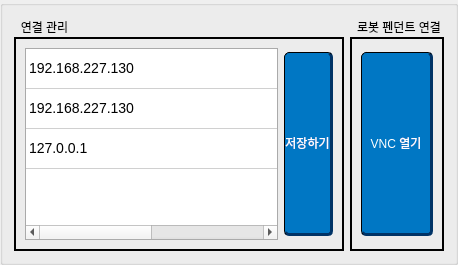
            <widget class="QGroupBox" name="groupBox_6">
             <property name="title">
              <string/>
             </property>
             <layout class="QGridLayout" name="gridLayout_13" columnstretch="7,2">
              <item row="0" column="0">
               <widget class="QGroupBox" name="groupBox_7">
                <property name="sizePolicy">
                 <sizepolicy hsizetype="Expanding" vsizetype="Expanding">
                  <horstretch>1</horstretch>
                  <verstretch>1</verstretch>
                 </sizepolicy>
                </property>
                <property name="styleSheet">
                 <string notr="true">QGroupBox {
	color: rgb(0, 0, 0);
	font: bold 16pt &quot;Arial&quot;;
	border: 2px solid rgb(0, 0, 0);
	margin-top: 20px;
}
QGroupBox::title {
    subcontrol-origin: margin;
    padding: 3px 15px 0 5px;
}</string>
                </property>
                <property name="title">
                 <string>연결 관리</string>
                </property>
                <layout class="QGridLayout" name="gridLayout_14" columnstretch="6,0">
                 <item row="0" column="1">
                  <widget class="QPushButton" name="ip_save_button">
                   <property name="sizePolicy">
                    <sizepolicy hsizetype="Expanding" vsizetype="Expanding">
                     <horstretch>1</horstretch>
                     <verstretch>1</verstretch>
                    </sizepolicy>
                   </property>
                   <property name="minimumSize">
                    <size>
                     <width>0</width>
                     <height>0</height>
                    </size>
                   </property>
                   <property name="styleSheet">
                    <string notr="true">#ip_save_button {
	color: rgb(255, 255, 255);
	background-color: rgb(0, 119, 196);
	font: bold 16pt &quot;Arial&quot;;
	border: 1px solid rgb(0, 0, 0);
	border-radius: 5px;
	border-bottom: 3px solid #003366;
	border-right: 3px solid #003366;
	margin-top: 4px;                 
	margin-bottom: 4px;
}
#ip_save_button:hover {
	background-color: #006CC1;
	border-radius: 5px;
	border-bottom: 3px solid #003366;
	border-right: 3px solid #003366;
	margin-top: 4px;                 
	margin-bottom: 4px;
}
#ip_save_button:pressed {
	background-color: #005a9e;
	border-radius: 5px;
	border-top: 1px solid #003366;
	border-left: 1px solid #003366;
	margin-top: 6px;
	margin-bottom: 6px;
}</string>
                   </property>
                   <property name="text">
                    <string>저장하기</string>
                   </property>
                  </widget>
                 </item>
                 <item row="0" column="0">
                  <widget class="QTableWidget" name="ip_table">
                   <property name="sizePolicy">
                    <sizepolicy hsizetype="Expanding" vsizetype="Expanding">
                     <horstretch>1</horstretch>
                     <verstretch>1</verstretch>
                    </sizepolicy>
                   </property>
                   <property name="styleSheet">
                    <string notr="true">/* 1. 테이블 전체 설정 */
QTableWidget {
    background-color: #FFFFFF;      /* 배경 흰색 */
    gridline-color: #D0D0D0;        /* 격자선 색상 (연한 회색) */
    border: 1px solid #AAAAAA;      /* 전체 테두리 */
    selection-background-color: #0078D7; /* 선택 시 파란색 배경 */
    selection-color: #FFFFFF;       /* 선택 시 흰색 글자 */
    font-size: 14px;                /* 글자 크기 */
}

/* 2. 헤더 (맨 윗줄 제목 칸) */
QHeaderView::section {
    background-color: #F0F0F0;      /* 헤더 배경 (아주 연한 회색) */
    color: #000000;                 /* 헤더 글자 검정 */
    padding: 5px;                   /* 내부 여백 */
    border: 1px solid #D0D0D0;      /* 헤더 칸 구분선 */
    border-bottom: 2px solid #888888; /* 헤더 아래쪽만 진하게 (구분감) */
    font-weight: bold;              /* 글자 굵게 */
}

/* 3. 왼쪽 위 모서리 (빈 공간) */
QTableCornerButton::section {
    background-color: #F0F0F0;
    border: 1px solid #D0D0D0;
    border-bottom: 2px solid #888888;
}

QScrollBar:vertical {
	border: none;
	background-color: #efefef; 
	width: 35px;               
	margin: 0px;
}
QScrollBar::handle:vertical {
	background-color: #555555; 
	min-height: 80px; 
	height: 80px;     
    border-radius: 15px;       
    margin: 2px;               
}
QScrollBar::handle:vertical:hover {
	background-color: #0078D7; 
}
QScrollBar::handle:vertical:pressed {
	background-color: #005a9e; 
}
QScrollBar::add-line:vertical, QScrollBar::sub-line:vertical {
    height: 0px;               
	subcontrol-origin: margin;
}
QScrollBar::add-page:vertical, QScrollBar::sub-page:vertical {
	background: none;          
}</string>
                   </property>
                   <attribute name="horizontalHeaderVisible">
                    <bool>false</bool>
                   </attribute>
                   <attribute name="horizontalHeaderCascadingSectionResizes">
                    <bool>false</bool>
                   </attribute>
                   <attribute name="horizontalHeaderDefaultSectionSize">
                    <number>600</number>
                   </attribute>
                   <attribute name="horizontalHeaderShowSortIndicator" stdset="0">
                    <bool>false</bool>
                   </attribute>
                   <attribute name="horizontalHeaderStretchLastSection">
                    <bool>false</bool>
                   </attribute>
                   <attribute name="verticalHeaderVisible">
                    <bool>false</bool>
                   </attribute>
                   <attribute name="verticalHeaderDefaultSectionSize">
                    <number>40</number>
                   </attribute>
                   <attribute name="verticalHeaderShowSortIndicator" stdset="0">
                    <bool>false</bool>
                   </attribute>
                   <attribute name="verticalHeaderStretchLastSection">
                    <bool>false</bool>
                   </attribute>
                   <row>
                    <property name="text">
                     <string>로봇 정보</string>
                    </property>
                   </row>
                   <row>
                    <property name="text">
                     <string>로봇 제어</string>
                    </property>
                   </row>
                   <row>
                    <property name="text">
                     <string>IO 모듈</string>
                    </property>
                   </row>
                   <column>
                    <property name="text">
                     <string>IP 주소(BR)</string>
                    </property>
                   </column>
                   <column>
                    <property name="text">
                     <string>PORT 번호</string>
                    </property>
                   </column>
                   <item row="0" column="0">
                    <property name="text">
                     <string>192.168.227.130</string>
                    </property>
                   </item>
                   <item row="0" column="1">
                    <property name="text">
                     <string>30001</string>
                    </property>
                   </item>
                   <item row="1" column="0">
                    <property name="text">
                     <string>192.168.227.130</string>
                    </property>
                   </item>
                   <item row="1" column="1">
                    <property name="text">
                     <string>29999</string>
                    </property>
                   </item>
                   <item row="2" column="0">
                    <property name="text">
                     <string>127.0.0.1</string>
                    </property>
                   </item>
                   <item row="2" column="1">
                    <property name="text">
                     <string>502</string>
                    </property>
                   </item>
                  </widget>
                 </item>
                </layout>
               </widget>
              </item>
              <item row="0" column="1">
               <widget class="QGroupBox" name="groupBox_8">
                <property name="sizePolicy">
                 <sizepolicy hsizetype="Expanding" vsizetype="Expanding">
                  <horstretch>1</horstretch>
                  <verstretch>1</verstretch>
                 </sizepolicy>
                </property>
                <property name="styleSheet">
                 <string notr="true">QGroupBox {
	color: rgb(0, 0, 0);
	font: bold 16pt &quot;Arial&quot;;
	border: 2px solid rgb(0, 0, 0);
	margin-top: 20px;
}
QGroupBox::title {
    subcontrol-origin: margin;
    padding: 3px 15px 0 5px;
}</string>
                </property>
                <property name="title">
                 <string>로봇 펜던트 연결</string>
                </property>
                <layout class="QGridLayout" name="gridLayout_12">
                 <item row="0" column="0">
                  <widget class="QPushButton" name="btn_open_vnc">
                   <property name="sizePolicy">
                    <sizepolicy hsizetype="Expanding" vsizetype="Expanding">
                     <horstretch>1</horstretch>
                     <verstretch>1</verstretch>
                    </sizepolicy>
                   </property>
                   <property name="styleSheet">
                    <string notr="true">#btn_open_vnc {
	color: rgb(255, 255, 255);
	background-color: rgb(0, 119, 196);
	font: bold 16pt &quot;Arial&quot;;
	border: 1px solid rgb(0, 0, 0);
	border-radius: 5px;
	border-bottom: 3px solid #003366;
	border-right: 3px solid #003366;
	margin-top: 4px;                 
	margin-bottom: 4px;
}
#btn_open_vnc:hover {
	background-color: #006CC1;
	border-radius: 5px;
	border-bottom: 3px solid #003366;
	border-right: 3px solid #003366;
	margin-top: 4px;                 
	margin-bottom: 4px;
}
#btn_open_vnc:pressed {
	background-color: #005a9e;
	border-radius: 5px;
	border-top: 1px solid #003366;
	border-left: 1px solid #003366;
	margin-top: 6px;
	margin-bottom: 6px;
}</string>
                   </property>
                   <property name="text">
                    <string>VNC 열기</string>
                   </property>
                  </widget>
                 </item>
                </layout>
               </widget>
              </item>
             </layout>
            </widget>
